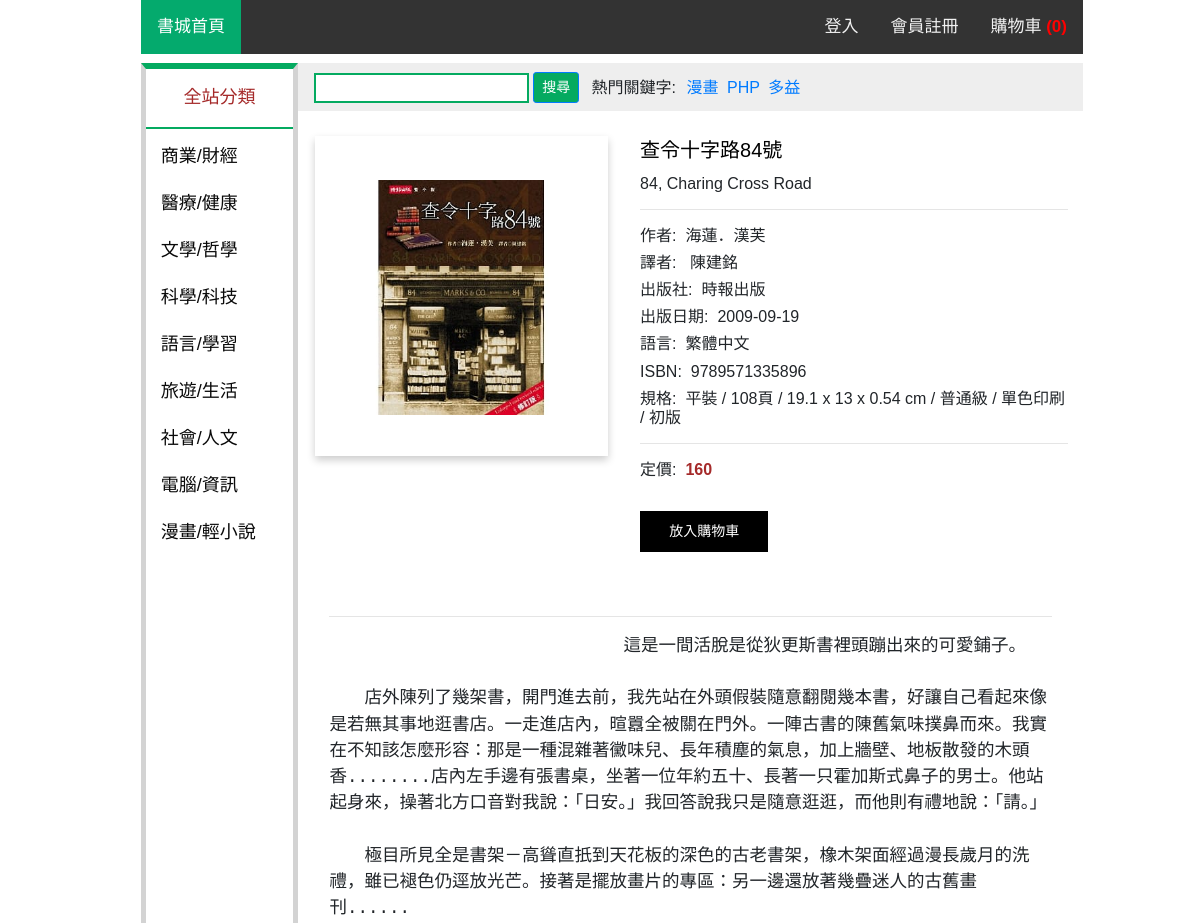
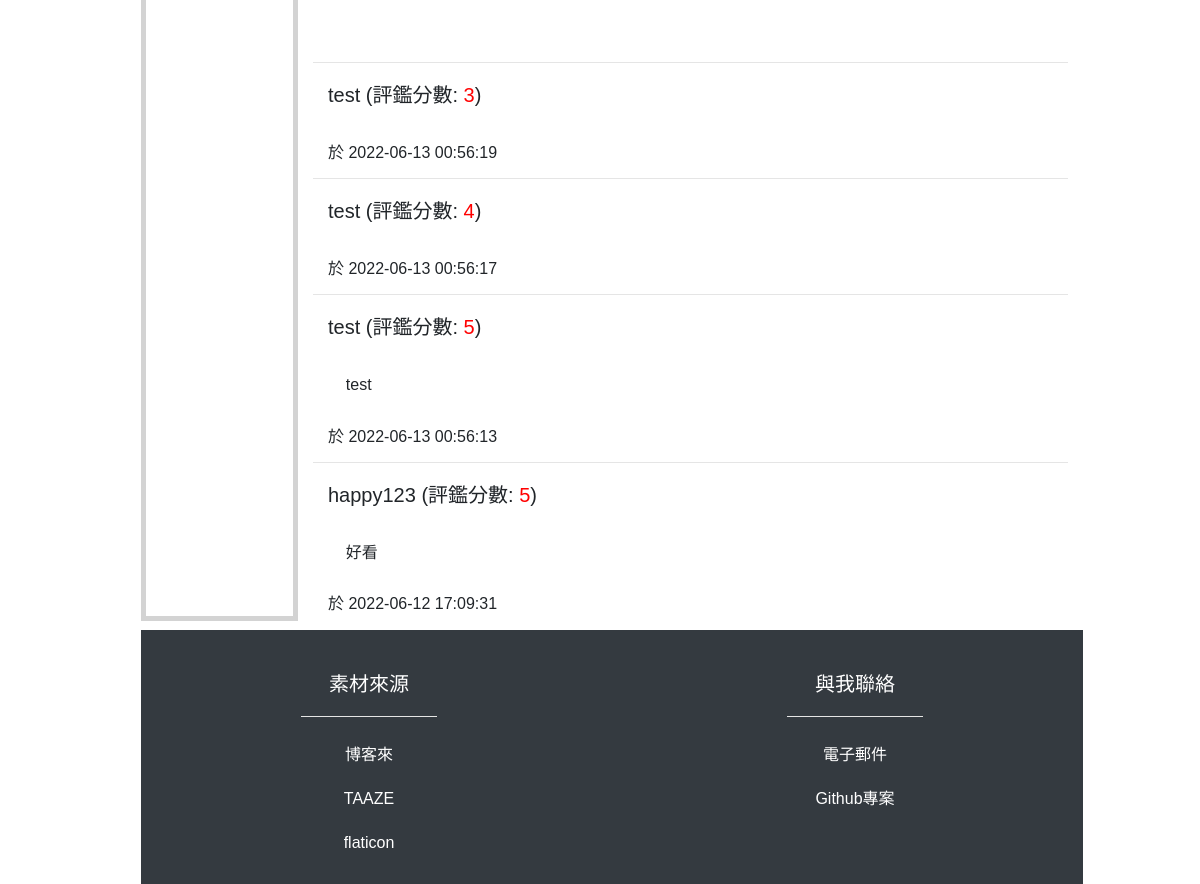
Screenshot of /products.php?id=9789571335896 with the database file from the repository (2 pictures, top to bottom).
### tables this page shows
CREATE TABLE `book` (
  `isbn` varchar(13) NOT NULL,
  `price` int(11) NOT NULL,
  `book_name` varchar(30) NOT NULL,
  `full_name` varchar(50) NOT NULL,
  `eng_name` varchar(100) DEFAULT NULL,
  `author` varchar(40) NOT NULL,
  `translator` varchar(20) DEFAULT NULL,
  `press` varchar(20) NOT NULL,
  `publish_date` date NOT NULL,
  `lang` varchar(10) NOT NULL,
  `category` varchar(20) NOT NULL,
  `content_intro` varchar(5000) DEFAULT NULL,
  `spec` varchar(100) NOT NULL
);

CREATE TABLE `comment` (
  `account` varchar(20) NOT NULL,
  `time` datetime NOT NULL,
  `rate` int(11) NOT NULL,
  `content` text DEFAULT NULL,
  `isbn` varchar(13) NOT NULL
);

### products.php (the view, shortened to what this page needs)
<?php
$link = mysqli_connect("localhost", "root", "root123456", "group_07") or die("無法開啟MySQL資料庫連結!<br>");
mysqli_query($link, 'SET CHARACTER SET utf8');
mysqli_query($link, "SET collation_connection = 'utf8_unicode_ci'");
if ($result = mysqli_query($link, 'SELECT * FROM book where isbn = ' . $_GET["id"])) {
    $row = mysqli_fetch_assoc($result);
}
?>
<!DOCTYPE html>
<html lang="en">
<head>
    <?php include("import.php");?>
</head>
<body>
    <div class="container-fulid">
        <?php include("topnav.php"); ?>
        <div class="row" style="margin-top: 1%;">
            <?php include("sidebar.php"); ?>
            <div class="col-12 col-lg-10">
                <div class="row">
                    <?php include("searchbar.php"); ?>
                </div>
                <div class="row" style="margin-top: 2%;">
                    <div class="col-5">
                        <div class="box">
                            <img class="boximg" src="images/<?php echo $row["isbn"] ?>.jpg">
                        </div>
                    </div>
                    <div class="col-7">
                        <h4 class="cardlink"><?php echo $row["full_name"] ?></h4>
                        <h6><?php echo $row["eng_name"] ?></h6>
                        <hr>
                        <h6>作者:&nbsp;&nbsp;<?php echo $row["author"] ?></h6>
                        <h6>譯者:&nbsp;&nbsp;
                            <?php
                                if ($row["translator"] == "")
                                    echo '無';
                                else
                                    echo $row["translator"];
                            ?>
                        </h6>
                        <h6>出版社:&nbsp;&nbsp;<?php echo $row["press"] ?></h6>
                        <h6>出版日期:&nbsp;&nbsp;<?php echo $row["publish_date"] ?></h6>
                        <h6>語言:&nbsp;&nbsp;<?php echo $row["lang"] ?></h6>
                        <h6>ISBN:&nbsp;&nbsp;<?php echo $row["isbn"] ?></h6>
                        <h6>規格:&nbsp;&nbsp;<?php echo $row["spec"] ?></h6>
                        <hr>
                        <h6>定價:&nbsp;&nbsp;<?php echo '<span style="color: brown; font-weight: bold;">'.$row["price"].'</span>'; ?></h6>
                        <br>
                        <a style="width:30%; display:block;" href="addcart.php?id=<?php echo $row['isbn']; ?>&op=1"><p><button class="boxbutton">放入購物車</button></p></a>
                    </div>
                </div>
                <div class="row">
                    <div class="col-12 content">
                        <hr>
                        <pre>
                            <?php echo $row["content_intro"] ?>
                        </pre>
                    </div>
                </div>
                <?php
                    $id = $_GET["id"];
                    $result = mysqli_query($link, "SELECT * FROM comment where isbn = '$id' ORDER BY time DESC");
                    while ($row2 = mysqli_fetch_assoc($result)) {
                        echo '
                        <hr>
                        <div class="col-12">
                            <h4>'.$row2['account'].'&nbsp;(評鑑分數:&nbsp;<span style="color:red;">'.$row2['rate'].'</span>)</h4>
                            <br>';
                        if ($row2['content'] != "") {
                            echo '
                            <h5 style="font-weight:normal;">&nbsp;&nbsp;&nbsp;&nbsp;'.$row2['content'].'</h5>
                            <br>';
                        }
                            echo '
                            <h6>於&nbsp;'.$row2['time'].'</h6>
                        </div>';
                    }
                ?>
            </div>
        </div>
        <?php include("footer.php"); ?>
    </div>
</body>
</html>

### css/style.css (style rules this page uses)
body { font-family: 'Noto Sans TC', sans-serif, '微軟正黑體'; padding: 0px; }
@media only screen and (min-width: 900px) { body { width: 76%; margin-left: 13%; } }
@media screen and (min-width: 1101px) and (max-width: 1400px) { h5 { font-size: 16px; } }
h4 { padding-top: 4px; padding-bottom: 4px; font-size: 20px; }
.cardlink, .cardlink:hover, .cardlink:visited, .cardlink:link, .cardlink:active { text-decoration: none; color: black; }
.box { padding-top: 15%; padding-bottom: 14%; box-shadow: 0 4px 8px 0 rgba(0, 0, 0, 0.2); text-align: center; margin: 2px; }
.boximg { width: 80%; margin-left: 2%; margin-right: 2%; }
.boxbutton { border: none; outline: 0; padding: 5px; padding-top: 10px; padding-bottom: 10px; color: white; background-color: #000; text-align: center; cursor: pointer; width: 100%; font-size: 14px; }
pre { white-space: pre-wrap; white-space: -moz-pre-wrap; white-space: -pre-wrap; white-space: -o-pre-wrap; word-wrap: break-word; }
.content { padding: 4%; font-size: 20px; }

### rows the page displays
book: isbn (picture), full_name "查令十字路84號", eng_name "84, Charing Cross Road", author "海蓮．漢芙", translator "陳建銘", press "時報出版", publish_date "2009-09-19", lang "繁體中文", isbn "9789571335896", spec "平裝 / 108頁 / 19.1 x 13 x 0.54 cm / 普通級 / 單色印刷 / 初版", price "160", content_intro "這是一間活脫是從狄更斯書裡頭蹦出來的可愛鋪子。 店外陳列了幾架書，開門進去前，我先站在外頭假裝隨意翻閱幾本書，好讓自己看起來像是若無其事地逛書店。一走進店內，暄囂全被關在門外。一陣古書的陳舊氣味撲鼻而來。我實在不知該怎麼形容：那是一種混雜著黴味兒、長年積塵的氣息，加上牆壁、地板散發的木頭香........店內左手邊有張書桌，坐著一位年約五十、長著一只霍加斯式鼻子的男士。他站起身來，操著北方口音對我說：「日安。」我回答說我只是隨意逛逛，而他則有禮地說：「請。」 極目所見全是書架－高聳直扺到天花板的深色的古老書架，橡木架面經過漫長歲月的洗禮，雖已褪色仍逕放光芒。接著是擺放畫片的專區：另一邊還放著幾疊迷人的古舊畫刊......"
comment: account "test", rate "3", time "2022-06-13 00:56:19"
comment: account "test", rate "4", time "2022-06-13 00:56:17"
comment: account "test", rate "5", content "test", time "2022-06-13 00:56:13"
comment: account "happy123", rate "5", content "好看", time "2022-06-12 17:09:31"

### other values shown
$_SESSION['cnt'] "0"
